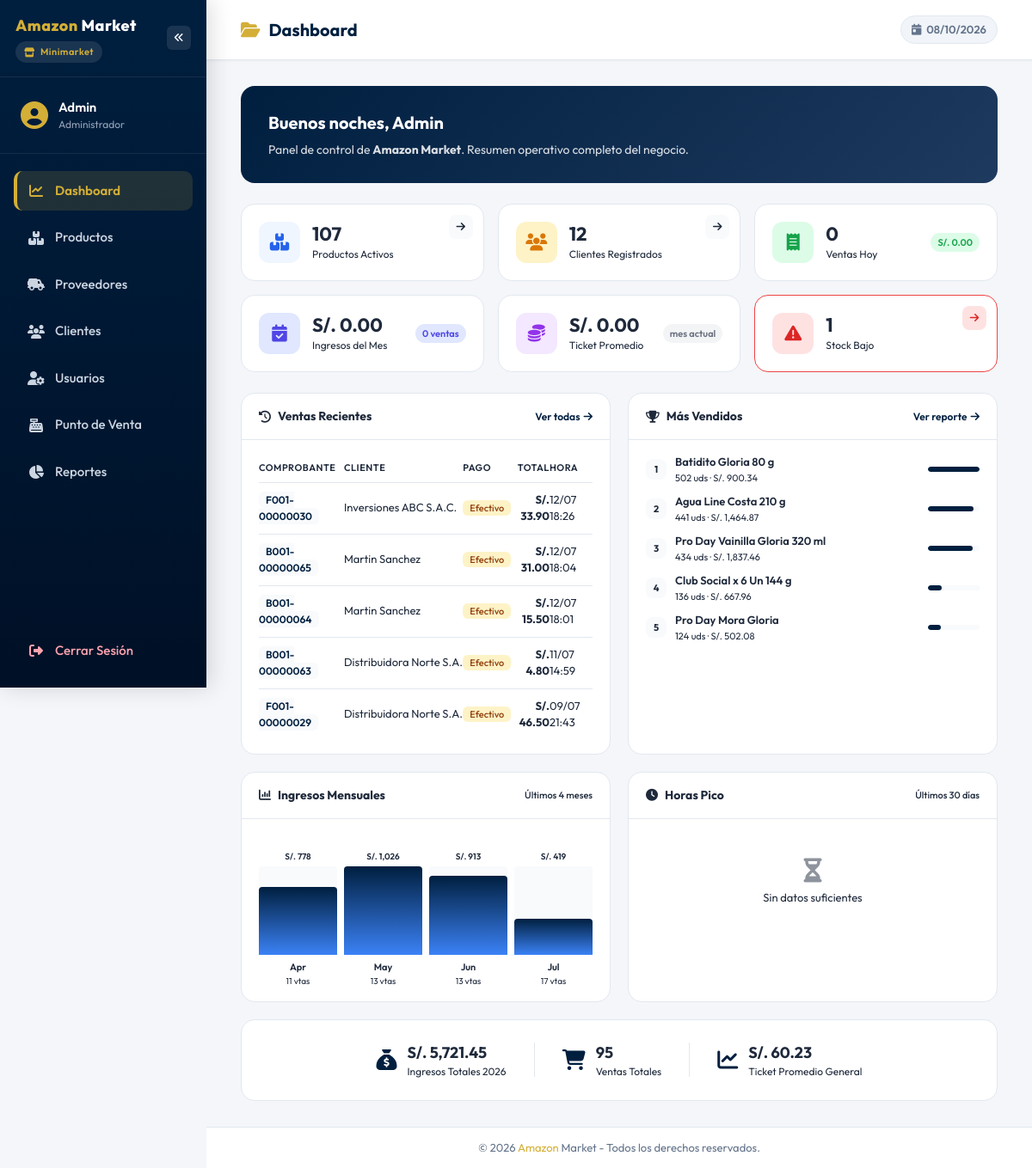
/Home (signed in), run on the app's committed database.
### tables this page shows
CREATE TABLE `venta` (
  `id_venta` int(11) NOT NULL,
  `id_cliente` int(11) NOT NULL,
  `id_usuario` int(11) NOT NULL,
  `id_tipo_comprobante` int(11) NOT NULL,
  `serie` varchar(10) NOT NULL,
  `numero` varchar(20) NOT NULL,
  `fecha_venta` datetime NOT NULL DEFAULT current_timestamp(),
  `total` decimal(10,2) NOT NULL,
  `id_metodo_pago` int(11) NOT NULL,
  `estado` tinyint(4) NOT NULL DEFAULT 1
);

CREATE TABLE `cliente` (
  `id_cliente` int(11) NOT NULL,
  `id_tipo_documento` int(11) NOT NULL,
  `nro_documento` varchar(20) NOT NULL,
  `nombre` varchar(100) NOT NULL,
  `direccion` varchar(150) DEFAULT NULL,
  `telefono` varchar(15) NOT NULL,
  `email` varchar(50) DEFAULT NULL,
  `estado` tinyint(4) NOT NULL DEFAULT 1
);

CREATE TABLE `metodo_pago` (
  `id_metodo_pago` int(11) NOT NULL,
  `nombre` varchar(50) NOT NULL,
  `descripcion` text DEFAULT NULL,
  `estado` tinyint(4) NOT NULL DEFAULT 1
);

### Views/Home/index.php (the view, shortened to what the rows shown need)
<?php require_once "Views/Header.php";
$esAdmin = $data['es_admin'] ?? false;
$ventasRecientes = $data['ventas_recientes'] ?? [];
$nombre = e($_SESSION['nombre'] ?? '');
?>
<div class="dash-welcome">
    <div class="dash-welcome-text">
        <h2>Buenos <?= (date('H') < 12) ? 'días' : ((date('H') < 19) ? 'tardes' : 'noches') ?>, <?= $nombre ?></h2>
    </div>
</div>
<?php if ($esAdmin): ?>
<div class="dash-two-col">
    <div class="dash-panel">
        <div class="dash-panel-body">
            <?php if (empty($ventasRecientes)): ?>
                <div class="dash-empty"><i class="fa-solid fa-receipt"></i><p>No hay ventas registradas aún</p></div>
            <?php else: ?>
                <div class="dash-table-wrap">
                    <table class="dash-table">
                        <thead><tr><th>Comprobante</th><th>Cliente</th><th>Pago</th><th class="text-right">Total</th><th>Hora</th></tr></thead>
                        <tbody>
                            <?php foreach ($ventasRecientes as $v): ?>
                                <tr>
                                    <td><span class="comprobante-badge"><?= e($v['serie'] . '-' . $v['numero']) ?></span></td>
                                    <td class="text-ellipsis"><?= e($v['cliente'] ?? 'Cliente General') ?></td>
                                    <td><span class="pago-badge"><?= e($v['metodo_pago'] ?? '-') ?></span></td>
                                    <td class="text-right fw-bold">S/. <?= number_format(floatval($v['total']), 2) ?></td>
                                    <td class="text-muted"><?= date('d/m H:i', strtotime($v['fecha_venta'])) ?></td>
                                </tr>
                            <?php endforeach; ?>
                        </tbody>
                    </table>
                </div>
            <?php endif; ?>
        </div>
    </div>
</div>
<?php endif; ?>
<?php require_once "Views/Footer.php"; ?>

### data on the page
venta: serie+numero "F001-00000030", id_cliente.nombre "Inversiones ABC S.A.C.", id_metodo_pago.nombre "Efectivo", total "33.90", fecha_venta "12/07 18:26"
venta: serie+numero "B001-00000065", id_cliente.nombre "Martin Sanchez", id_metodo_pago.nombre "Efectivo", total "31.00", fecha_venta "12/07 18:04"
venta: serie+numero "B001-00000064", id_cliente.nombre "Martin Sanchez", id_metodo_pago.nombre "Efectivo", total "15.50", fecha_venta "12/07 18:01"
venta: serie+numero "B001-00000063", id_cliente.nombre "Distribuidora Norte S.A.", id_metodo_pago.nombre "Efectivo", total "4.80", fecha_venta "11/07 14:59"
venta: serie+numero "F001-00000029", id_cliente.nombre "Distribuidora Norte S.A.", id_metodo_pago.nombre "Efectivo", total "46.50", fecha_venta "09/07 21:43"

### other printed values
$_SESSION['nombre'] "Admin"
str_replace(" - Amazon Market", "", $data['page_title'] ?? '') "Dashboard"
$nombre "Admin"
$data['productos'] "107"
$data['clientes'] "12"
$data['ventas_hoy'] "0"
$data['ingresos_hoy'] "0.00"
$ingresosMes "0.00"
$data['ventas_mes'] "0"
$data['ticket_promedio'] "0.00"
$data['productos_bajo_stock'] "1"
$p['nombre'] "Batidito Gloria 80 g"
$p['total_vendido'] "502"
$p['total_ingreso'] "900.34"
$p['nombre'] "Agua Line Costa 210 g"
